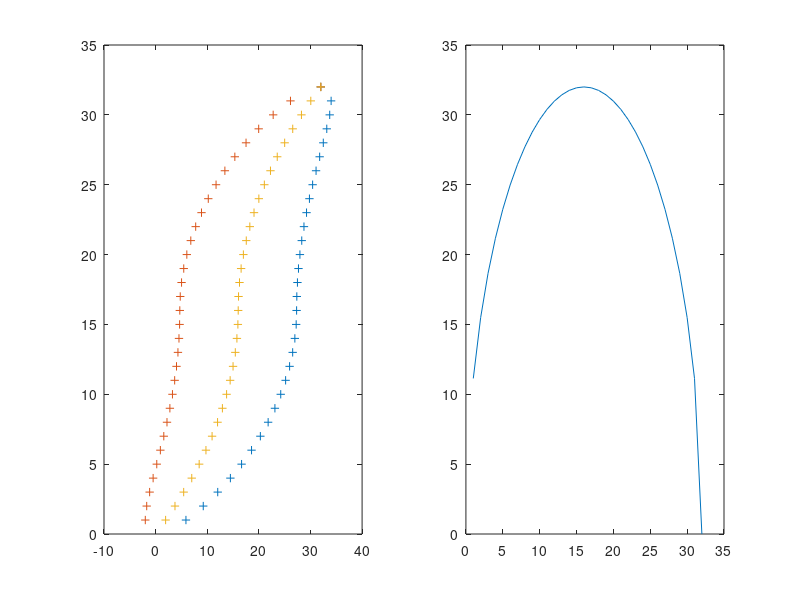

The MATLAB script that drew this image:
%% 
clear all
N=32;
img=zeros(N);
m_cy=N/2;
R=m_cy;
theta=45;
theta_rad=theta*pi/180;
for row = 1:N
    h=row-m_cy;
	width(row)=sqrt(R*R-h*h);   
    phi=acos(h/R); 
    pc(row)=sign(h)*h*cos(phi)+R;
  %  pc(row)=sign(h)*h*h/m_cy+m_cy;
    
    dp=width(row)*sin(theta_rad);
    
    p0(row)=pc(row)-dp;
    p1(row)=pc(row)+dp;    
end
subplot(1,2,1)
plot([p1' p0' pc' ],1:N,'+');

subplot(1,2,2)
plot((p1-p0)/cos(theta_rad))